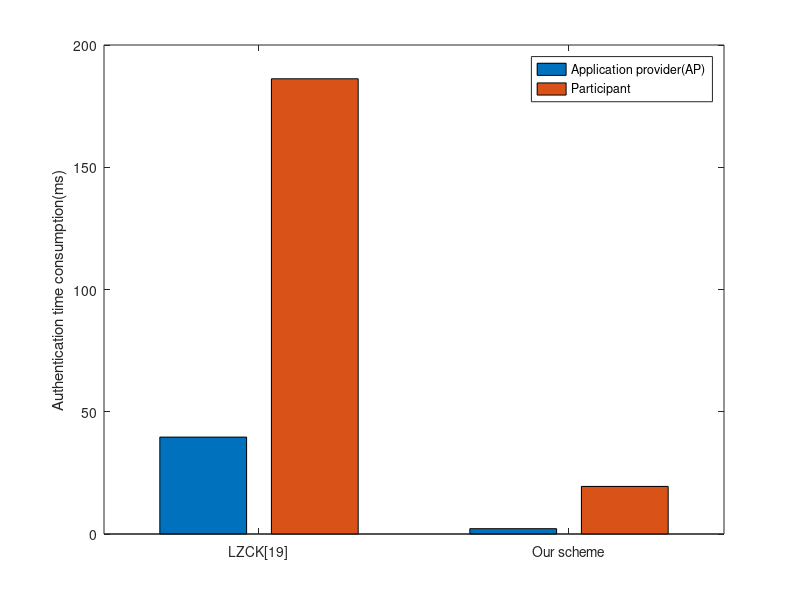

Recreate this plot in MATLAB. (Note: this script raises an error after producing the figure.)
data = [39.63,186.19;2.18,19.46];

b = bar(data);

ch = get(b,'children');

set(gca,'XTickLabel',{'LZCK[19]','Our scheme'})

legend('Application provider(AP)','Participant');

ylabel('Authentication time consumption(ms)');

 applyhatch(gcf,'|-/');
